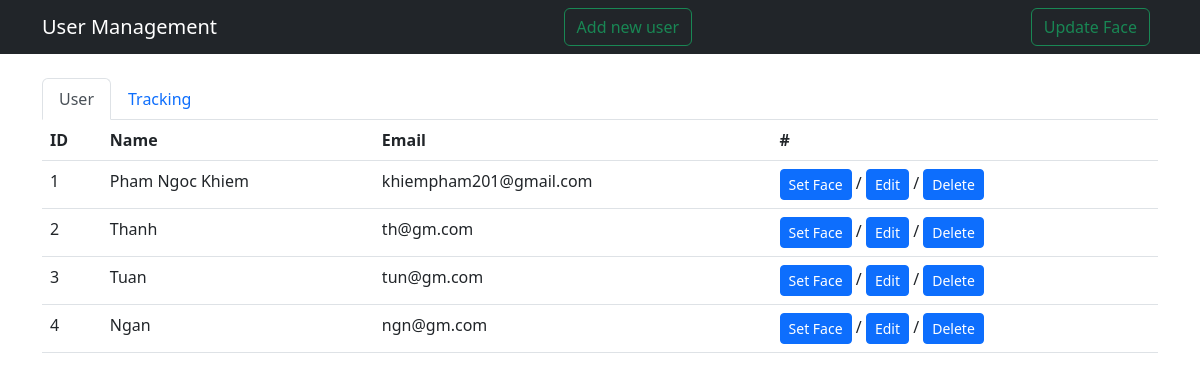
The page /admin on the database its author committed.
### app.py (models this page shows)
class User(db.Model):
    id = db.Column(db.Integer, primary_key=True)
    name = db.Column(db.String(128), nullable=False)
    email = db.Column(db.String(128), nullable=False, unique=True)

### app.py (the view)
@app.route('/admin')
def admin():
    user_list = User.query.all()
    return render_template("admin.html", user_list=user_list)

### templates/admin.html (shortened to what this page needs)
{% extends 'base.html' %}
{% block main %}
<div class="container mt-4">
  <ul class="nav nav-tabs">
    <li class="nav-item">
      <a class="nav-link active" aria-current="page" href="/admin">User</a>
    </li>
    <li class="nav-item">
      <a class="nav-link" href="/admin/tracking">Tracking</a>
    </li>
  </ul>
  <div class="table-responsive-sm">
    <table class="table table-default">
      <thead>
        <tr>
          <th scope="col">ID</th>
          <th scope="col">Name</th>
          <th scope="col">Email</th>
          <th scope="col">#</th>
        </tr>
      </thead>
      <tbody>
        {% for user in user_list %}
        <tr class="">
          <td scope="row">{{ user.id}}</td>
          <td>{{user.name}}</td>
          <td>{{user.email}}</td>
          <td>
            <a role="button" class="btn btn-primary btn-sm" href="/setFace/{{user.id}}">
              Set Face
            </a>
            <span>/</span>
            <button type="button" class="btn btn-primary btn-sm" data-bs-toggle="modal" data-bs-target="#editModal"
              data-bs-whatever="">
              Edit
            </button>
            <span>/</span>
            <button type="button" id="btnOpenDel" class="btn btn-primary btn-sm" data-bs-toggle="modal"
              data-bs-target="#deleteModal" data-whatever="{{user.id}}">
              Delete
            </button>
          </td>
        </tr>
        {% endfor %}
      </tbody>
    </table>
  </div>
  {% endblock %}

### rows shown on the page
User: id "1", name "Pham Ngoc Khiem", email "khiempham201@gmail.com"
User: id "2", name "Thanh", email "th@gm.com"
User: id "3", name "Tuan", email "tun@gm.com"
User: id "4", name "Ngan", email "ngn@gm.com"
